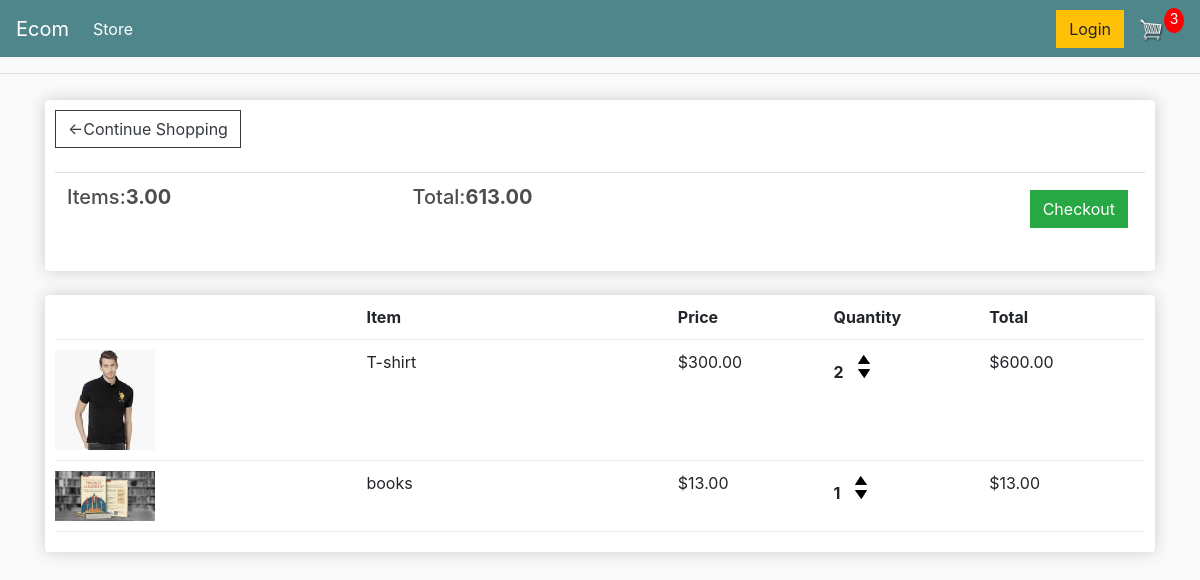
The app's page /cart/ (signed in) with its own data.
### store/models.py (models this page shows, shortened)
class Order(models.Model):
	customer = models.ForeignKey(Customer, on_delete=models.SET_NULL, blank=True, null=True)
	date_ordered = models.DateTimeField(auto_now_add=True)
	complete =  models.BooleanField(default=False, null=True, blank=False)
	transaction_id = models.CharField(max_length=200, null=True)
	@property
	def get_cart_total(self):
		orderitems =  self.orderitem_set.all()
		total = sum([item.get_total for item in orderitems])
		return total
	@property
	def get_cart_items(self):
		orderitems =  self.orderitem_set.all()
		total = sum([item.quantity for item in orderitems])
		return total

class OrderItem(models.Model):
	product = models.ForeignKey(Product, on_delete=models.SET_NULL, blank=True, null=True)
	order = models.ForeignKey(Order, on_delete=models.SET_NULL, blank=True, null=True)
	quantity = models.IntegerField(default=0, null=True, blank=True)
	date_added = models.DateTimeField(auto_now_add =  True)
	@property
	def  get_total(self):
		total = self.product.price * self.quantity
		return total

class Product(models.Model):
	name = models.CharField(max_length=200, null=True)
	price = models.FloatField()
	digital = models.BooleanField(default=False,null=True,blank=False)
	image = models.ImageField(null=True, blank=True)
	@property
	def imageURL(self):
		try:
			url =  self.image.url
		except:
			url = ''
		return url

### store/views.py (the view)
# urls.py: path('cart/', views.cart, name="cart"),
def cart(request):
	if request.user.is_authenticated:
		customer = request.user.customer
		order, created = Order.objects.get_or_create(customer=customer, complete=False)
		items = order.orderitem_set.all()
		cartItems = order.get_cart_items
	else:
		items = []
		order = {'get_cart_total':0,'get_cart_items':0, 'shipping':False}
		cartItems = order['get_cart_items']
	context = {'items':items,'order':order ,'cartItems':cartItems}
	return render(request, 'store/cart.html', context)

### store/templates/store/cart.html
{% extends 'store/main.html' %}
{% load static %}
{% block content %}
<div class= "row" >
	<div class="col-lg-12">
<div class="box-element">
<a class= "btn btn-outline-dark" href="{% url 'store' %}">&#x2190;Continue Shopping</a>
<br>
<br>
<table class="table">
<tr>
<th><h5>Items:<strong>{{order.get_cart_items|floatformat:2}}</strong></h5></th>
<th><h5>Total:<strong>{{order.get_cart_total|floatformat:2}}</strong></h5></th>
<th>
	<a style="float:right;margin:5px" class="btn btn-success" href="{% url 'checkout' %}">Checkout</a>
</th>
</tr>
</table>
</div>
<br>
<div class="box-element">
<div class="cart-row">
<div style="flex:2"></div>
<div style="flex:2"><strong>Item</strong></div>
<div style="flex:1"><strong>Price</strong></div>
<div style="flex:1"><strong>Quantity</strong></div>
<div style="flex:1"><strong>Total</strong></div>
</div>
{% for item in items %}
<div class="cart-row">
					<div style="flex:2"><img class="row-image" src="{{item.product.imageURL}}"></div>
					<div style="flex:2"><p>{{item.product.name}}</p></div>
					<div style="flex:1"><p>${{item.product.price|floatformat:2}}</p></div>
					<div style="flex:1">
						<p class="quantity">{{item.quantity}}</p>
						<div class="quantity">
							<img data-product="{{item.product.id}}"
							  data-action="add"  class="chg-quantity update-cart" src="{% static  'images/arrow-up.png' %}">
							<img data-product="{{item.product.id}}"
							  data-action="remove"  class="chg-quantity update-cart" src="{% static  'images/arrow-down.png' %}">
						</div>
					</div>
					<div style="flex:1"><p>${{item.get_total|floatformat:2}}</p></div>
				</div>
       {% endfor %}
			</div>
		</div>
	</div>
{% endblock content %}

### store/templates/store/main.html (shortened to what this page needs)
<!DOCTYPE html>
{% load static %}
<html>
<head>
<link rel="stylesheet" href="https://stackpath.bootstrapcdn.com/bootstrap/4.5.0/css/bootstrap.min.css">
	<link rel = "stylesheet" type="text/css" href="{% static 'css/main.css' %}">
</head>
<body>
<nav class="navbar navbar-expand-lg navbar-dark bg-dark">
  <a class="navbar-brand" href="{% url 'store' %}">Ecom</a>
  <div class="collapse navbar-collapse" id="navbarSupportedContent">
    <ul class="navbar-nav mr-auto">
      <li class="nav-item active">
        <a class="nav-link" href="{% url 'store' %}">Store <span class="sr-only">(current)</span></a>
      </li>
    </ul>
<div class="form-inline my-2 my-lg-0">
	     	<a href="#"class="btn btn-warning">Login</a>
	     	<a href="{% url 'cart' %}">
	    		<img  id="cart-icon" src="{% static 'images/cart.png' %}">
	    	</a>
	    	<p id="cart-total">{{cartItems}}</p>
	    </div>
  </div>
</nav>
<hr>
<div class ="container">
	{% block content %}
	{% endblock content %}
</div>
</body>
</html>

### static/css/main.css (style rules this page uses)
body { background-color: hsl(0, 0%, 98%); }
h1,h2,h3,h4,h5,h6 { color:hsl(0, 0%, 30%); }
.box-element { box-shadow:hsl(0, 0%, 80%) 0 0 16px; background-color: #fff; border-radius: 4px; padding: 10px; }
.bg-dark { background-color: #4f868c!important; }
#cart-icon { width:25px; display: inline-block; margin-left: 15px; }
#cart-total { display: block; text-align: center; color:#fff; background-color: red; width: 20px; height: 25px; border-radius: 50%; font-size: 14px; }
.col-lg-4, .col-lg-6, .col-lg-8, .col-lg-12 { margin-top: 10px; }
.btn { border-radius: 0; }
.row-image { width: 100px; }
.cart-row { display: flex; align-items: flex-stretch; padding-bottom: 10px; margin-bottom: 10px; border-bottom: 1px solid #ececec; }
.quantity { display: inline-block; font-weight: 700; padding-right:10px; }
.chg-quantity { width: 12px; cursor: pointer; display: block; margin-top: 5px; transition:.1s; }

### records on screen
Order: get_cart_items "3.00", get_cart_total "613.00"
OrderItem: product.imageURL (picture), product.name "T-shirt", product.price "300.00", quantity "2", get_total "600.00"
OrderItem: product.imageURL (picture), product.name "books", product.price "13.00", quantity "1", get_total "13.00"

### other values on screen
{{ cartItems }} "3"
